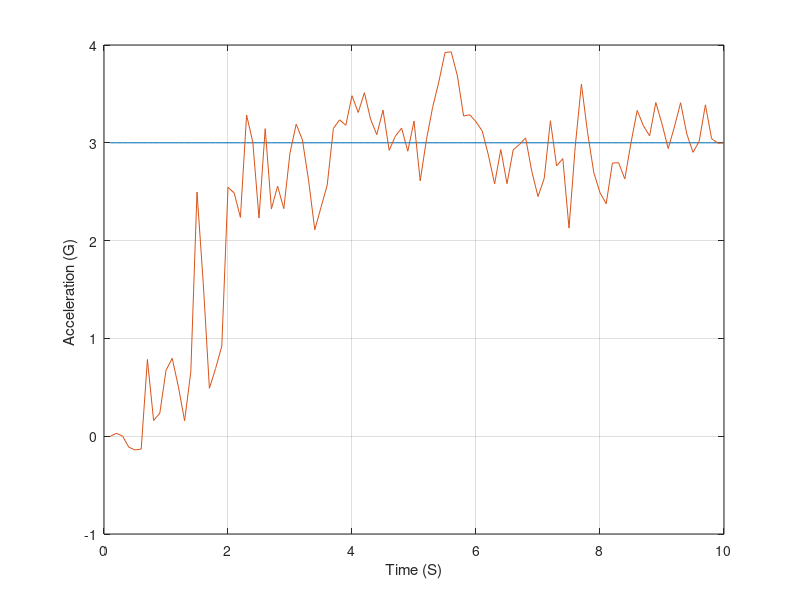
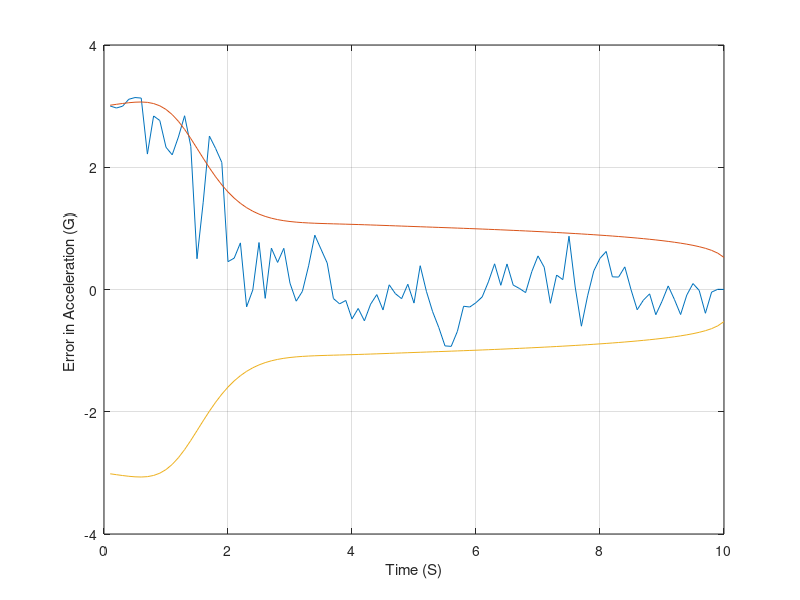

Recreate these plots in MATLAB, in order.
clear
count=0;
VC=4000.;
XNT=96.6;
YIC=0.;
VM=3000.;
HEDEG=0.;
HEDEGFIL=20.;
XNP=3.;
SIGRIN=.001;
TS=.1;
APN=0.;
TF=10.;
Y=YIC;
YD=-VM*HEDEG/57.3;
YDIC=YD;
TS2=TS*TS;
TS3=TS2*TS;
TS4=TS3*TS;
TS5=TS4*TS;
PHIN=XNT*XNT/TF;
RTM=VC*TF;
SIGNOISE=SIGRIN;
SIGPOS=RTM*SIGNOISE;
SIGN2=SIGPOS^2;
P11=SIGN2;
P12=0.;
P13=0.;
P22=(VM*HEDEGFIL/57.3)^2;
P23=0.;
P33=XNT*XNT;
T=0.;
H=.01;
S=0.;
YH=0.;
YDH=0.;
XNTH=0.;
XNC=0.;
while T <= (TF - 1e-5)
 	YOLD=Y;
	YDOLD=YD;
   	STEP=1;
   	FLAG=0;
	while STEP <=1
		if FLAG==1
         		Y=Y+H*YD;
         		YD=YD+H*YDD;
         		T=T+H;
         		STEP=2;
      		end
      		TGO=TF-T+.00001;
      		RTM=VC*TGO;
      		XLAM=Y/(VC*TGO);
      		XLAMD=(RTM*YD+Y*VC)/(RTM^2);
      		YDD=XNT-XNC;
      		FLAG=1;
   	end
   	FLAG=0;
 	Y=.5*(YOLD+Y+H*YD);
 	YD=.5*(YDOLD+YD+H*YDD);
	S=S+H;
   	if S>=(TS - 1e-5)
      		S=0.;
      		TGO=TF-T+.000001;
      		RTM=VC*TGO;
      		SIGNOISE=SIGRIN;
      		SIGPOS=RTM*SIGNOISE;
      		SIGN2=SIGPOS^2;
      		M11=P11+TS*P12+.5*TS2*P13+TS*(P12+TS*P22+.5*TS2*P23);
      		M11=M11+.5*TS2*(P13+TS*P23+.5*TS2*P33)+TS5*PHIN/20.;
      		M12=P12+TS*P22+.5*TS2*P23+TS*(P13+TS*P23+.5*TS2*P33)+TS4*PHIN/8.;
      		M13=P13+TS*P23+.5*TS2*P33+PHIN*TS3/6.;
      		M22=P22+TS*P23+TS*(P23+TS*P33)+PHIN*TS3/3.;
      		M23=P23+TS*P33+.5*TS2*PHIN;
      		M33=P33+PHIN*TS;
      		K1=M11/(M11+SIGN2);
      		K2=M12/(M11+SIGN2);
      		K3=M13/(M11+SIGN2);
      		P11=(1.-K1)*M11;
      		P12=(1.-K1)*M12;
      		P13=(1.-K1)*M13;
      		P22=-K2*M12+M22;
      		P23=-K2*M13+M23;
      		P33=-K3*M13+M33;
			XLAMNOISE=SIGNOISE*randn;
      		YSTAR=RTM*(XLAM+XLAMNOISE);
      		RES=YSTAR-YH-TS*YDH-.5*TS*TS*(XNTH-XNC);
      		YH=K1*RES+YH+TS*YDH+.5*TS*TS*(XNTH-XNC);      
      		YDH=K2*RES+YDH+TS*(XNTH-XNC);
      		XNTH=K3*RES+XNTH;
      		XLAMDH=(YH+YDH*TGO)/(VC*TGO*TGO);
      		XNC=XNP*VC*XLAMDH+APN*.5*XNP*XNTH;
      		ERRNT=XNT-XNTH;
      		SP33=sqrt(P33);
      		SP33P=-SP33;
      		count=count+1;
			ArrayT(count)=T;
			ArrayXNTG(count)=XNT/32.2;
      		ArrayXNTHG(count)=XNTH/32.2;
      		ArrayERRNTG(count)=ERRNT/32.2;
      		ArraySP33G(count)=SP33/32.2;
      		ArraySP33PG(count)=SP33P/32.2;
      		ArrayY(count)=Y;
      		ArrayXNCG(count)=XNC/32.2;
   	end
end
figure
plot(ArrayT,ArrayXNTG,ArrayT,ArrayXNTHG),grid
xlabel('Time (S)')
ylabel('Acceleration (G) ')
figure
plot(ArrayT,ArrayERRNTG,ArrayT,ArraySP33G,ArrayT,ArraySP33PG),grid
xlabel('Time (S)')
ylabel('Error in Acceleration (G) ')
clc
output=[ArrayT',ArrayY',ArrayXNCG',ArrayXNTG',ArrayXNTHG',ArrayERRNTG',ArraySP33G',ArraySP33PG'];
save datfil.txt output -ascii
disp 'simulation finished'

	
